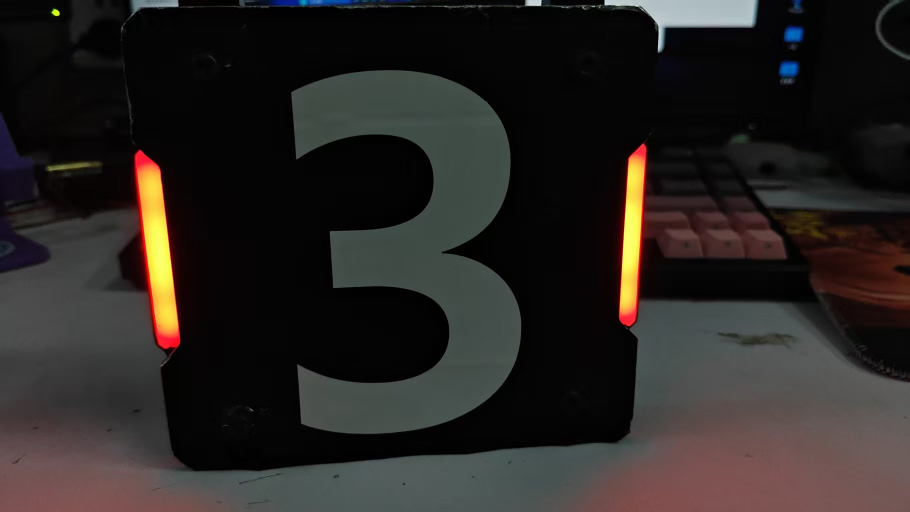
//> input picture OpenCV_learn_first/3.jpg, 1820 x 1024 px (shown at 1/2 size)
$ ./main   (built with g++ and OpenCV 4)
//> lines starting //> are read from the running program, lines starting //| are printed output that depends on the picture; after the words box and inside, x2 and y2 are one past the last pixel; in counts of white or black regions, pixels touching at a corner belong together
//> further down, img is the input picture: 1024 rows x 1820 cols, CV_8UC3; mean B, G, R 34.8, 37.2, 41
#include <iostream>
#include <opencv2/opencv.hpp>
#include <algorithm>

cv::Mat letterbox(const cv::Mat &img, int t_w, int t_h)
{
//> called with t_w = 640, t_h = 640
    int w = img.cols;
//> w = 1820
    int h = img.rows;
//> h = 1024

    float r = std::min((float)t_w / w, (float)t_h / h);
//> r = 0.352

    int new_w = (int)std::round(w * r);
//> new_w = 640
    int new_h = (int)std::round(h * r);
//> new_h = 360

    cv::Mat re_img;
    cv::resize(img, re_img, cv::Size(new_w, new_h), 0, 0, cv::INTER_LINEAR);

    int dw = w - new_w;
//> dw = 1180
    int dh = h - new_h;
//> dh = 664
    int top = dh / 8;
//> top = 83
    int bottom = dh / 8;
//> bottom = 83
    int left = dw / 8;
//> left = 147
    int right = dw / 8;
//> right = 147

    cv::Mat out;
    cv::copyMakeBorder(re_img, out, top, bottom, left, right, cv::BORDER_CONSTANT, cv::Scalar(114, 114, 114));
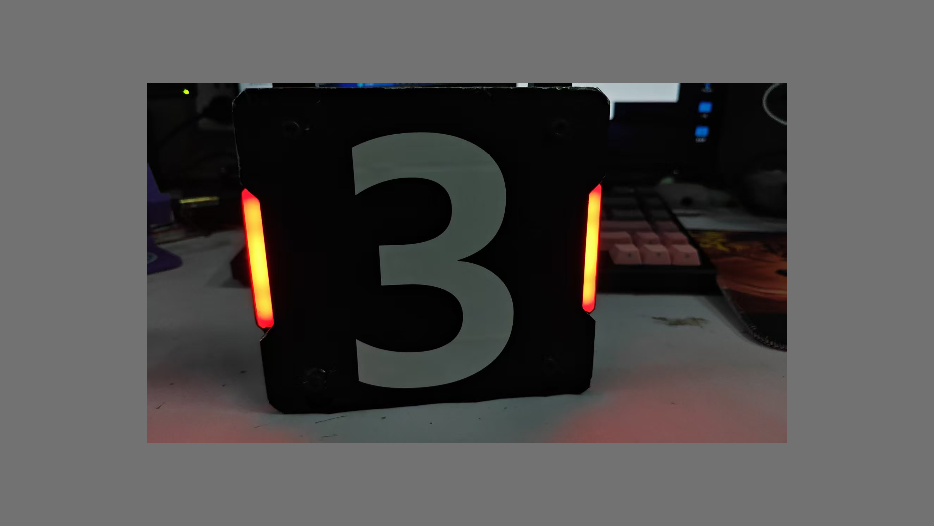
//> out: 526 rows x 934 cols, CV_8UC3; mean B, G, R 76.8, 78, 79.7

    return out;
}

int main()
{

    cv::Mat img = cv::imread("3.jpg");

    if (img.empty())
    {
        std::cout << "没有找到该图片" << std::endl;
        return -1;
    }
    cv::Mat re_img;

    // cv::resize(img, re_img, cv::Size(640, 640), 0, 0, cv::INTER_LINEAR);

    re_img = letterbox(img, 640, 640);

    cv::Mat gray_img;
    cv::cvtColor(re_img, gray_img, cv::COLOR_BGR2GRAY);
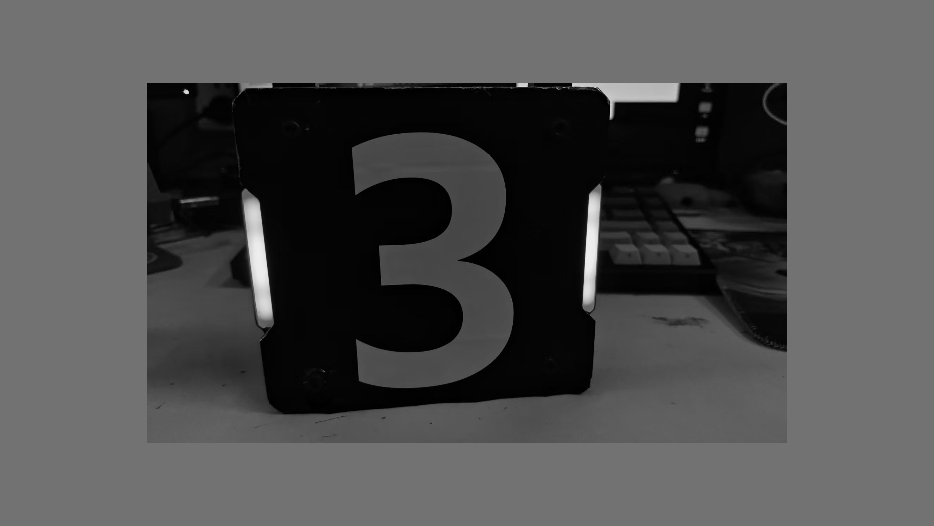
//> gray_img: 526 rows x 934 cols, CV_8UC1; min 0, max 239, mean 78.4

    cv::Mat bin_img;
    cv::threshold(gray_img, bin_img, 200, 255, cv::THRESH_BINARY);
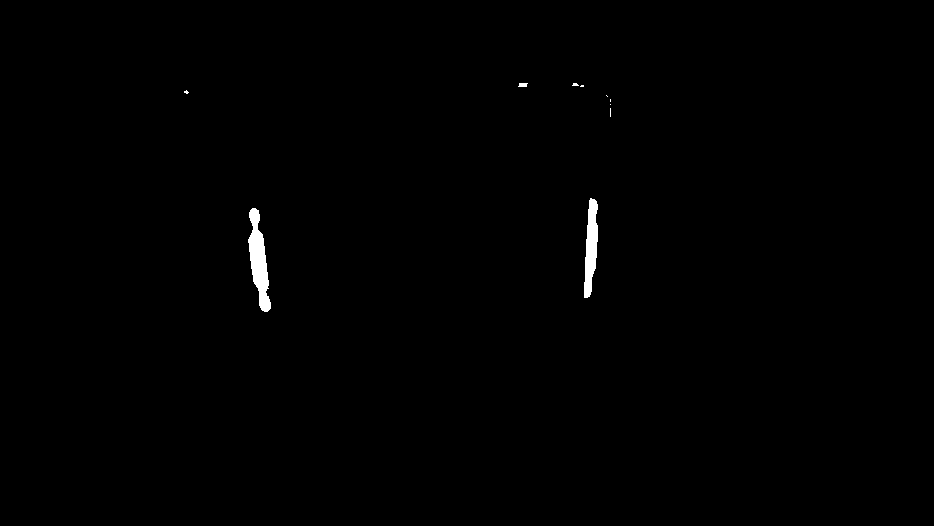
//> bin_img: 526 rows x 934 cols, CV_8UC1; 0.46% white; 10 white regions (7 under 20 px), largest, box (x1, y1, x2, y2) and area: (248, 208, 271, 312) 1260, (584, 198, 598, 298) 930, (518, 83, 528, 87) 34

    std::cout << "宽度：" << re_img.cols << std::endl;
//| 宽度：934
    std::cout << "高度：" << re_img.rows << std::endl;
//| 高度：526
    std::cout << "通道数：" << re_img.channels() << std::endl;
//| 通道数：3

    // [8 lines of commented-out code are left out]
    cv::Mat hsv, mask1, mask2, mask;
    cv::cvtColor(re_img, hsv, cv::COLOR_BGR2HSV);
//> hsv: 526 rows x 934 cols, CV_8UC3; mean H, S, V 18.9, 20, 80.9
    cv::inRange(hsv, cv::Scalar(0, 125, 200), cv::Scalar(30, 255, 255), mask1);
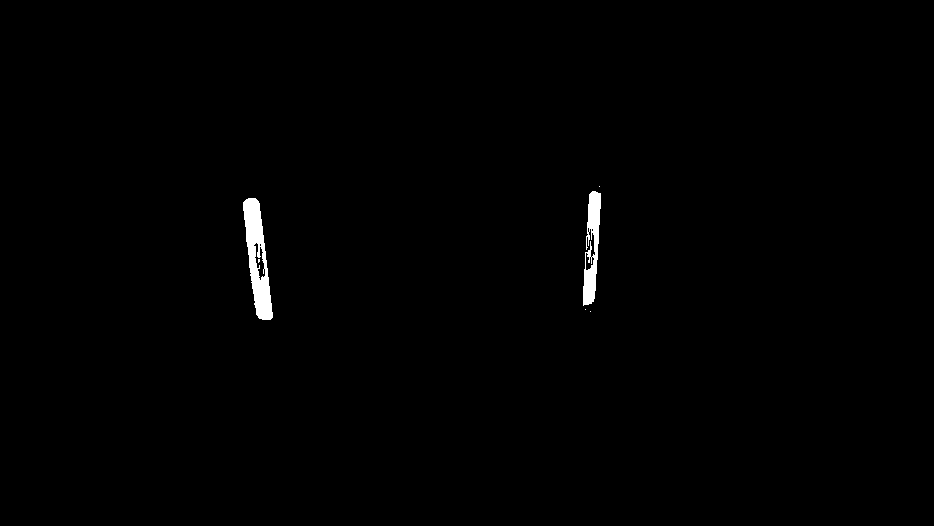
//> mask1: 526 rows x 934 cols, CV_8UC1; 0.63% white; 6 white regions (4 under 20 px), largest, box (x1, y1, x2, y2) and area: (243, 198, 273, 320) 1905, (583, 191, 601, 306) 1196
    cv::inRange(hsv, cv::Scalar(170, 125, 200), cv::Scalar(180, 255, 255), mask2);
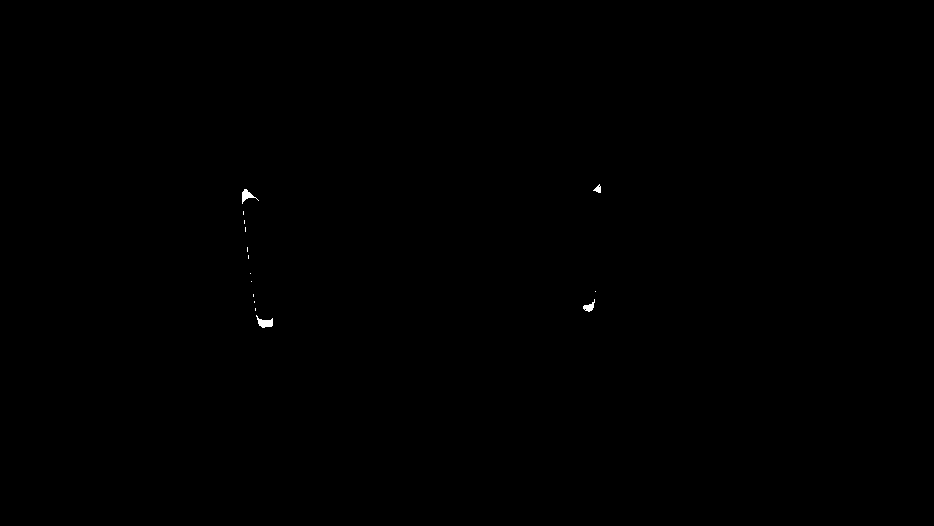
//> mask2: 526 rows x 934 cols, CV_8UC1; 0.07% white; 15 white regions (11 under 20 px), largest, box (x1, y1, x2, y2) and area: (256, 315, 273, 328) 116, (242, 189, 259, 204) 96, (583, 299, 595, 312) 72, (593, 184, 601, 193) 40

    cv::bitwise_or(mask1, mask2, mask);
//> mask: 526 rows x 934 cols, CV_8UC1; 0.71% white; 3 white regions (1 under 20 px), largest, box (x1, y1, x2, y2) and area: (242, 189, 273, 328) 2149, (583, 184, 601, 312) 1312

    cv::Mat kernel = cv::getStructuringElement(cv::MORPH_RECT, cv::Size(4, 4));
    cv::morphologyEx(bin_img, bin_img, cv::MORPH_OPEN, kernel);
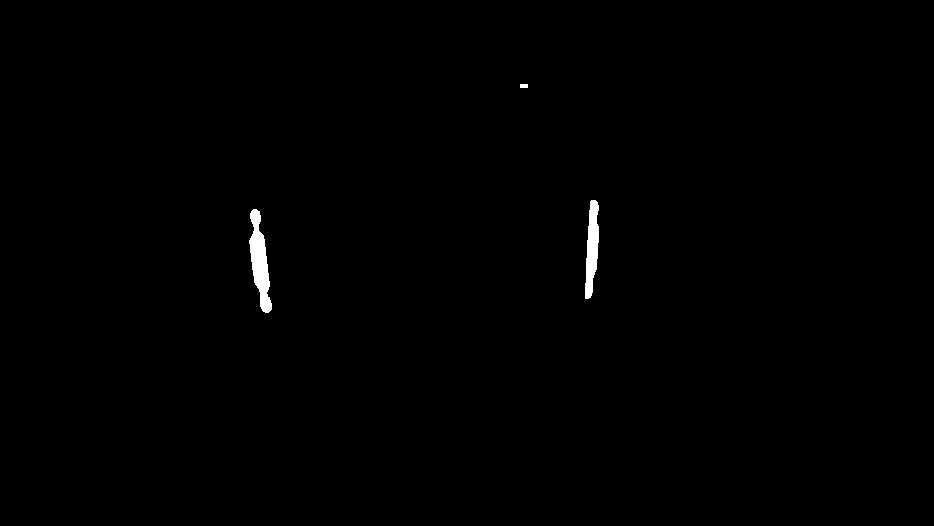
//> bin_img: 526 rows x 934 cols, CV_8UC1; 0.45% white; 3 white regions, box (x1, y1, x2, y2) and area: (249, 209, 272, 313) 1259, (585, 200, 599, 299) 928, (520, 84, 528, 88) 32
    cv::morphologyEx(mask, mask, cv::MORPH_OPEN, kernel);
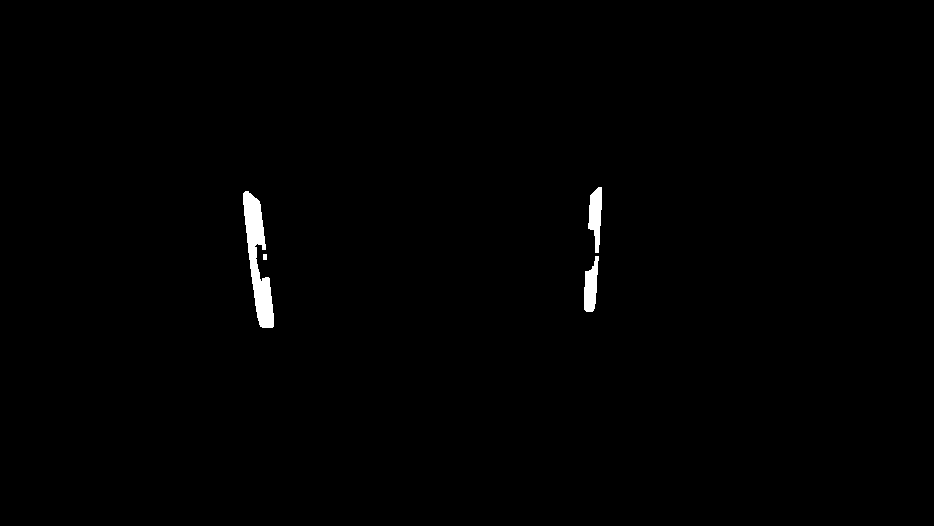
//> mask: 526 rows x 934 cols, CV_8UC1; 0.65% white; 4 white regions, box (x1, y1, x2, y2) and area: (243, 191, 274, 328) 2003, (588, 187, 602, 253) 599, (584, 256, 599, 312) 561, (263, 254, 267, 260) 24

    cv::imshow("原图", img);
    cv::imshow("letterbox效果", re_img);
    cv::imshow("灰度效果", gray_img);
    cv::imshow("二值化效果", bin_img);
    cv::imshow("处理效果", mask);

    cv::waitKey(0);

    std::cout << "OpenCV 的版本为：" << CV_VERSION << std::endl;

    return 0;
}
